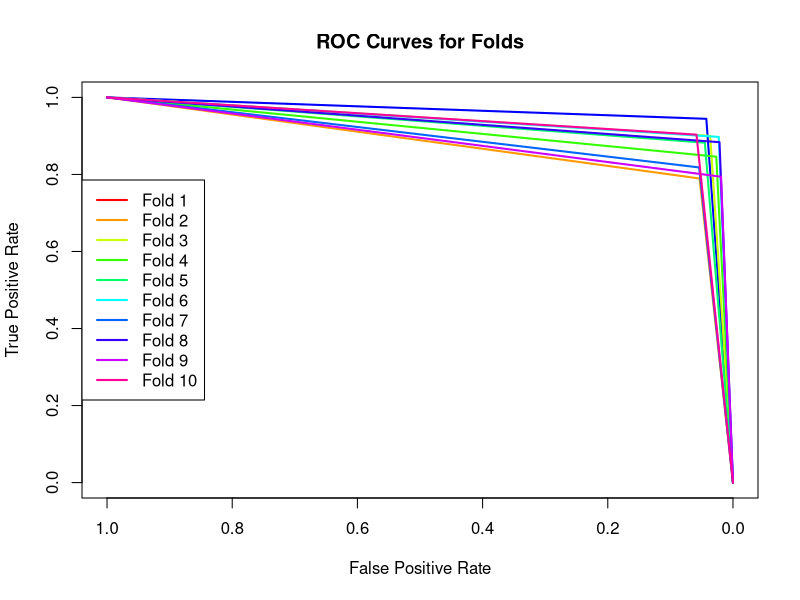

Write R code to recreate this figure.
## ---- chunk 1
#安装需要的包
if(!require (caret))install.packages("caret")
if(!require (readxl))install.packages("readxl")
if(!require (pROC))install.packages("pROC")

# 定义Naïve Bayes分类函数
library(caret)
library(readxl)
library(pROC)

#读取数据，命名data1
data1 <- read.csv("training.csv",header=T)
## ---- chunk 2
# 定义Naïve Bayes分类函数
naive_bayes <- function(testdata, training_data) {
  predicted_evaluation <- character(nrow(testdata))  # 存储预测评价
  incorrect_predictions <- numeric(nrow(testdata))  # 记录错误预测数

  for (i in 1:nrow(testdata)) {
    # 计算先验概率
    prior_prob_acc <- sum(training_data$evalution == "acc") / nrow(training_data)
    prior_prob_unacc <- sum(training_data$evalution == "unacc") / nrow(training_data)

    # 计算条件概率
    # 对每个特征进行条件概率计算
    cond_prob_acc_buying <- sum(training_data$evalution == "acc" & training_data$buying == testdata[i, ]$buying) / sum(training_data$evalution == "acc")
    cond_prob_acc_maint <- sum(training_data$evalution == "acc" & training_data$maint == testdata[i, ]$maint) / sum(training_data$evalution == "acc")
    cond_prob_acc_doors <- sum(training_data$evalution == "acc" & training_data$doors == testdata[i, ]$doors) / sum(training_data$evalution == "acc")
    cond_prob_acc_persons <- sum(training_data$evalution == "acc" & training_data$persons == testdata[i, ]$persons) / sum(training_data$evalution == "acc")
    cond_prob_acc_lug.boot <- sum(training_data$evalution == "acc" & training_data$lug.boot == testdata[i, ]$lug.boot) / sum(training_data$evalution == "acc")
    cond_prob_acc_safety <- sum(training_data$evalution == "acc" & training_data$safety == testdata[i, ]$safety) / sum(training_data$evalution == "acc")

    cond_prob_unacc_buying <- sum(training_data$evalution == "unacc" & training_data$buying == testdata[i, ]$buying) / sum(training_data$evalution == "unacc")
    cond_prob_unacc_maint <- sum(training_data$evalution == "unacc" & training_data$maint == testdata[i, ]$maint) / sum(training_data$evalution == "unacc")
    cond_prob_unacc_doors <- sum(training_data$evalution == "unacc" & training_data$doors == testdata[i, ]$doors) / sum(training_data$evalution == "unacc")
    cond_prob_unacc_persons <- sum(training_data$evalution == "unacc" & training_data$persons == testdata[i, ]$persons) / sum(training_data$evalution == "unacc")
    cond_prob_unacc_lug.boot <- sum(training_data$evalution == "unacc" & training_data$lug.boot == testdata[i, ]$lug.boot) / sum(training_data$evalution == "unacc")
    cond_prob_unacc_safety <- sum(training_data$evalution == "unacc" & training_data$safety == testdata[i, ]$safety) / sum(training_data$evalution == "unacc")

    # 计算后验概率
    posterior_prob_acc <- prior_prob_acc * cond_prob_acc_buying * cond_prob_acc_maint * cond_prob_acc_doors * cond_prob_acc_persons * cond_prob_acc_lug.boot * cond_prob_acc_safety
    posterior_prob_unacc <- prior_prob_unacc * cond_prob_unacc_buying * cond_prob_unacc_maint * cond_prob_unacc_doors * cond_prob_unacc_persons * cond_prob_unacc_lug.boot * cond_prob_unacc_safety

    # 分类
    if (posterior_prob_acc > posterior_prob_unacc) {
      predicted_evaluation[i] <- "acc"
    } else {
      predicted_evaluation[i] <- "unacc"
    }
    
    # 记录错误预测
    if (predicted_evaluation[i] != testdata[i, 7]) {
      incorrect_predictions[i] <- 1
    } else {
      incorrect_predictions[i] <- 0
    }
  }

  true_labels <- factor(testdata[, 7], levels = c("unacc", "acc"))  # Convert to factor with the same levels

  error_rate <- sum(incorrect_predictions) / nrow(testdata)
  roc_curve <- roc(as.numeric(true_labels == "acc"), as.numeric(predicted_evaluation == "acc"))

  return(list("error_rate" = error_rate, 
              "predicted_evaluation" = predicted_evaluation,
              "roc_curve" = roc_curve))
}

# 10-fold交叉验证
set.seed(123)  # 设置随机种子以确保结果的可重复性
fold_indices <- sample(1:10, nrow(data1), replace = TRUE)  # 随机分配样本到10个折叠

error_rates <- numeric(10)  # 存储每个折叠的错误率
roc_curves <- list()  # 存储每个折叠的ROC曲线

all_true_labels <- numeric()  # 存储所有真实标签
all_predicted_labels <- numeric()  # 存储所有预测标签

for (fold in 1:10) {
  test_indices <- which(fold_indices == fold)
  train_indices <- which(fold_indices != fold)

  test_data <- data1[test_indices, ]
  train_data <- data1[train_indices, ]

  result <- naive_bayes(test_data, train_data)
  error_rates[fold] <- result$error_rate
  roc_curves[[fold]] <- result$roc_curve

  # 输出预测结果
  cat("Fold", fold, "Predictions:", result$predicted_evaluation, "\n")
  
  all_true_labels <- c(all_true_labels, as.numeric(test_data[, 7] == "acc"))
  all_predicted_labels <- c(all_predicted_labels, as.numeric(result$predicted_evaluation == "acc"))
}

# 计算总体混淆矩阵
confusion_matrix <- confusionMatrix(factor(all_predicted_labels, levels = c(0, 1)),
                factor(all_true_labels, levels = c(0, 1)))
print(confusion_matrix)


average_error_rate <- mean(error_rates)
print(paste("Average Error Rate:", average_error_rate))

# 画出所有折叠的ROC曲线
plot(1 - roc_curves[[1]]$specificities, roc_curves[[1]]$sensitivities, type = "l",
     col = "blue", main = "ROC Curves for Folds", lwd = 2, 
     xlim = c(1, 0), ylim = c(0, 1), xlab = "False Positive Rate", ylab = "True Positive Rate")

for (fold in 2:10) {
  lines(1 - roc_curves[[fold]]$specificities, roc_curves[[fold]]$sensitivities, col = rainbow(10)[fold], lwd = 2)
}

# 添加图例
legend("left", legend = paste("Fold", 1:10), col = rainbow(10), lwd = 2)


